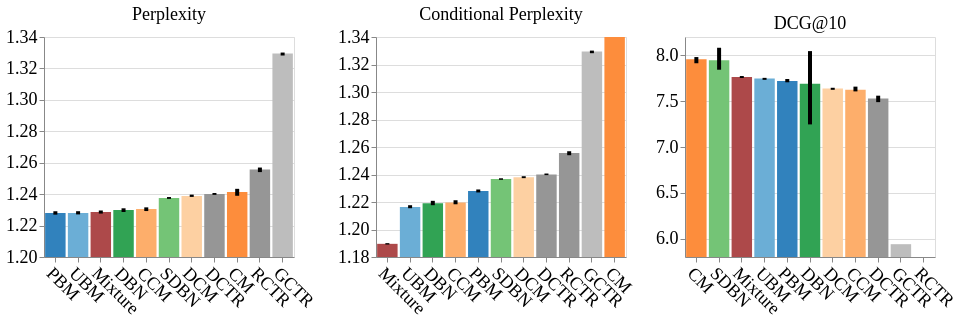

The code cell stored with this chart in its notebook:
### Code cell
chart = ppl_chart | cond_ppl_chart | dcg_chart
chart.save("4-baidu-ultr-features.svg")
chart

### Figure 1 — Vega-Lite specification as saved in the notebook (floating-point values rounded to 4 significant figures)
{"config": {"title": {"font": "serif", "fontWeight": "normal", "fontSize": 18}, "axis": {"titleFont": "serif", "titleFontWeight": "normal", "titleFontSize": 18, "labelFont": "serif", "labelFontWeight": "normal", "labelFontSize": 18}, "headerColumn": {"titleFont": "serif", "titleFontWeight": "normal", "titleFontSize": 18, "labelFont": "serif", "labelFontWeight": "normal", "labelFontSize": 18}, "headerRow": {"titleFont": "serif", "titleFontWeight": "normal", "titleFontSize": 18, "labelFont": "serif", "labelFontWeight": "normal", "labelFontSize": 18}, "legend": {"titleFont": "serif", "titleFontWeight": "normal", "titleFontSize": 18, "labelFont": "serif", "labelFontWeight": "normal", "labelFontSize": 18}, "text": {"font": "serif", "fontSize": 18}}, "hconcat": [{"layer": [{"mark": {"type": "bar"}, "encoding": {"color": {"field": "model", "legend": null, "scale": {"domain": ["Mixture", "PBM", "UBM", "DBN", "SDBN", "CM", "CCM", "DCM", "DCTR", "RCTR", "GCTR"], "range": ["#ad494a", "#3182bd", "#6baed6", "#31a354", "#74c476", "#fd8d3c", "#fdae6b", "#fdd0a2", "#969696", "#969696", "#bdbdbd"]}, "title": "Models", "type": "nominal"}, "x": {"axis": {"labelAngle": 45}, "field": "model", "sort": ["PBM", "UBM", "Mixture", "DBN", "CCM", "SDBN", "DCM", "DCTR", "CM", "RCTR", "GCTR"], "title": "", "type": "nominal"}, "y": {"aggregate": "mean", "field": "test_ppl", "scale": {"zero": false, "domain": [1.2, 1.34], "clamp": true}, "title": "", "type": "quantitative"}}, "title": "Perplexity"}, {"mark": {"type": "errorbar", "extent": "ci", "thickness": 4}, "encoding": {"x": {"field": "model", "sort": ["PBM", "UBM", "Mixture", "DBN", "CCM", "SDBN", "DCM", "DCTR", "CM", "RCTR", "GCTR"], "title": "", "type": "nominal"}, "y": {"field": "test_ppl", "scale": {"zero": false}, "title": "", "type": "quantitative"}}, "title": "Perplexity"}], "height": 220, "width": 250}, {"layer": [{"mark": {"type": "bar"}, "encoding": {"color": {"field": "model", "legend": null, "scale": {"domain": ["Mixture", "PBM", "UBM", "DBN", "SDBN", "CM", "CCM", "DCM", "DCTR", "RCTR", "GCTR"], "range": ["#ad494a", "#3182bd", "#6baed6", "#31a354", "#74c476", "#fd8d3c", "#fdae6b", "#fdd0a2", "#969696", "#969696", "#bdbdbd"]}, "title": "Models", "type": "nominal"}, "x": {"axis": {"labelAngle": 45}, "field": "model", "sort": ["Mixture", "UBM", "DBN", "CCM", "PBM", "SDBN", "DCM", "DCTR", "RCTR", "GCTR", "CM"], "title": "", "type": "nominal"}, "y": {"aggregate": "mean", "field": "test_cond_ppl", "scale": {"zero": false, "domain": [1.18, 1.34], "clamp": true}, "title": "", "type": "quantitative"}}, "title": "Conditional Perplexity"}, {"mark": {"type": "errorbar", "extent": "ci", "thickness": 4}, "encoding": {"x": {"field": "model", "sort": ["Mixture", "UBM", "DBN", "CCM", "PBM", "SDBN", "DCM", "DCTR", "RCTR", "GCTR", "CM"], "title": "", "type": "nominal"}, "y": {"field": "test_cond_ppl", "scale": {"zero": false}, "title": "", "type": "quantitative"}}, "title": "Conditional Perplexity"}], "height": 220, "width": 250}, {"layer": [{"mark": {"type": "bar"}, "encoding": {"color": {"field": "model", "legend": null, "scale": {"domain": ["Mixture", "PBM", "UBM", "DBN", "SDBN", "CM", "CCM", "DCM", "DCTR", "RCTR", "GCTR"], "range": ["#ad494a", "#3182bd", "#6baed6", "#31a354", "#74c476", "#fd8d3c", "#fdae6b", "#fdd0a2", "#969696", "#969696", "#bdbdbd"]}, "title": "Models", "type": "nominal"}, "x": {"axis": {"labelAngle": 45}, "field": "model", "sort": ["CM", "SDBN", "Mixture", "UBM", "PBM", "DBN", "DCM", "CCM", "DCTR", "GCTR", "RCTR"], "title": "", "type": "nominal"}, "y": {"aggregate": "mean", "field": "test_dcg@10", "scale": {"zero": false, "domain": [5.8, 8.2], "clamp": true}, "title": "", "type": "quantitative"}}, "title": "DCG@10"}, {"mark": {"type": "errorbar", "extent": "ci", "thickness": 4}, "encoding": {"x": {"field": "model", "sort": ["CM", "SDBN", "Mixture", "UBM", "PBM", "DBN", "DCM", "CCM", "DCTR", "GCTR", "RCTR"], "title": "", "type": "nominal"}, "y": {"field": "test_dcg@10", "scale": {"zero": false}, "title": "", "type": "quantitative"}}, "title": "DCG@10"}], "height": 220, "width": 250}], "data": {"name": "data-0b8b8f4387e654eda923806194368de3"}, "$schema": "https://vega.github.io/schema/vega-lite/v5.20.1.json", "datasets": {"data-0b8b8f4387e654eda923806194368de3": [{"model": "Mixture", "test_loss": 1.708, "test_ll": -0.1864, "test_ppl": 1.228, "test_cond_ppl": 1.189, "train_time_s": 1710.0, "test_dcg@10": null, "test_dcg@5": null, "test_dcg@3": null, "test_dcg@1": null, "test_mrr@10": null, "train_time_min": 28.5}, {"model": "Mixture", "test_loss": null, "test_ll": null, "test_ppl": null, "test_cond_ppl": null, "train_time_s": null, "test_dcg@10": 7.774, "test_dcg@5": 5.063, "test_dcg@3": 3.668, "test_dcg@1": 1.715, "test_mrr@10": 0.6247, "train_time_min": null}, {"model": "Mixture", "test_loss": 1.711, "test_ll": -0.1871, "test_ppl": 1.229, "test_cond_ppl": 1.19, "train_time_s": 1632.0, "test_dcg@10": null, "test_dcg@5": null, "test_dcg@3": null, "test_dcg@1": null, "test_mrr@10": null, "train_time_min": 27.21}, {"model": "Mixture", "test_loss": null, "test_ll": null, "test_ppl": null, "test_cond_ppl": null, "train_time_s": null, "test_dcg@10": 7.753, "test_dcg@5": 5.059, "test_dcg@3": 3.648, "test_dcg@1": 1.724, "test_mrr@10": 0.6265, "train_time_min": null}, {"model": "Mixture", "test_loss": 1.709, "test_ll": -0.1861, "test_ppl": 1.23, "test_cond_ppl": 1.19, "train_time_s": 1671.0, "test_dcg@10": null, "test_dcg@5": null, "test_dcg@3": null, "test_dcg@1": null, "test_mrr@10": null, "train_time_min": 27.85}, {"model": "Mixture", "test_loss": null, "test_ll": null, "test_ppl": null, "test_cond_ppl": null, "train_time_s": null, "test_dcg@10": 7.764, "test_dcg@5": 5.056, "test_dcg@3": 3.634, "test_dcg@1": 1.716, "test_mrr@10": 0.6238, "train_time_min": null}, {"model": "DBN", "test_loss": 0.2095, "test_ll": -0.2132, "test_ppl": 1.229, "test_cond_ppl": 1.218, "train_time_s": 684.3, "test_dcg@10": null, "test_dcg@5": null, "test_dcg@3": null, "test_dcg@1": null, "test_mrr@10": null, "train_time_min": 11.41}, {"model": "DCM", "test_loss": null, "test_ll": null, "test_ppl": null, "test_cond_ppl": null, "train_time_s": null, "test_dcg@10": 7.624, "test_dcg@5": 4.986, "test_dcg@3": 3.642, "test_dcg@1": 1.735, "test_mrr@10": 0.6266, "train_time_min": null}, {"model": "SDBN", "test_loss": 0.2229, "test_ll": -0.2274, "test_ppl": 1.237, "test_cond_ppl": 1.236, "train_time_s": 496.7, "test_dcg@10": null, "test_dcg@5": null, "test_dcg@3": null, "test_dcg@1": null, "test_mrr@10": null, "train_time_min": 8.278}, {"model": "DBN", "test_loss": null, "test_ll": null, "test_ppl": null, "test_cond_ppl": null, "train_time_s": null, "test_dcg@10": 7.776, "test_dcg@5": 5.139, "test_dcg@3": 3.762, "test_dcg@1": 1.805, "test_mrr@10": 0.6144, "train_time_min": null}, {"model": "DCM", "test_loss": 0.2237, "test_ll": -0.2282, "test_ppl": 1.238, "test_cond_ppl": 1.237, "train_time_s": 556.6, "test_dcg@10": null, "test_dcg@5": null, "test_dcg@3": null, "test_dcg@1": null, "test_mrr@10": null, "train_time_min": 9.276}, {"model": "DCTR", "test_loss": null, "test_ll": null, "test_ppl": null, "test_cond_ppl": null, "train_time_s": null, "test_dcg@10": 7.538, "test_dcg@5": 4.944, "test_dcg@3": 3.604, "test_dcg@1": 1.722, "test_mrr@10": 0.6229, "train_time_min": null}, {"model": "CCM", "test_loss": 0.21, "test_ll": -0.2138, "test_ppl": 1.229, "test_cond_ppl": 1.218, "train_time_s": 694.8, "test_dcg@10": null, "test_dcg@5": null, "test_dcg@3": null, "test_dcg@1": null, "test_mrr@10": null, "train_time_min": 11.58}, {"model": "GCTR", "test_loss": 0.2889, "test_ll": -0.2927, "test_ppl": 1.328, "test_cond_ppl": 1.328, "train_time_s": 321.8, "test_dcg@10": null, "test_dcg@5": null, "test_dcg@3": null, "test_dcg@1": null, "test_mrr@10": null, "train_time_min": 5.363}, {"model": "CCM", "test_loss": null, "test_ll": null, "test_ppl": null, "test_cond_ppl": null, "train_time_s": null, "test_dcg@10": 7.659, "test_dcg@5": 5.021, "test_dcg@3": 3.647, "test_dcg@1": 1.73, "test_mrr@10": 0.6216, "train_time_min": null}, {"model": "PBM", "test_loss": null, "test_ll": null, "test_ppl": null, "test_cond_ppl": null, "train_time_s": null, "test_dcg@10": 7.706, "test_dcg@5": 5.012, "test_dcg@3": 3.626, "test_dcg@1": 1.703, "test_mrr@10": 0.6215, "train_time_min": null}, {"model": "CM", "test_loss": 0.6202, "test_ll": -0.6466, "test_ppl": 1.239, "test_cond_ppl": 1.874, "train_time_s": 623.4, "test_dcg@10": null, "test_dcg@5": null, "test_dcg@3": null, "test_dcg@1": null, "test_mrr@10": null, "train_time_min": 10.39}, {"model": "CM", "test_loss": null, "test_ll": null, "test_ppl": null, "test_cond_ppl": null, "train_time_s": null, "test_dcg@10": 7.981, "test_dcg@5": 5.233, "test_dcg@3": 3.813, "test_dcg@1": 1.816, "test_mrr@10": 0.6393, "train_time_min": null}, {"model": "SDBN", "test_loss": null, "test_ll": null, "test_ppl": null, "test_cond_ppl": null, "train_time_s": null, "test_dcg@10": 7.98, "test_dcg@5": 5.279, "test_dcg@3": 3.87, "test_dcg@1": 1.845, "test_mrr@10": 0.6261, "train_time_min": null}, {"model": "PBM", "test_loss": 0.217, "test_ll": -0.2215, "test_ppl": 1.227, "test_cond_ppl": 1.227, "train_time_s": 610.2, "test_dcg@10": null, "test_dcg@5": null, "test_dcg@3": null, "test_dcg@1": null, "test_mrr@10": null, "train_time_min": 10.17}, {"model": "UBM", "test_loss": 0.2082, "test_ll": -0.2121, "test_ppl": 1.227, "test_cond_ppl": 1.215, "train_time_s": 681.3, "test_dcg@10": null, "test_dcg@5": null, "test_dcg@3": null, "test_dcg@1": null, "test_mrr@10": null, "train_time_min": 11.36}, {"model": "DCTR", "test_loss": 0.2252, "test_ll": -0.2298, "test_ppl": 1.24, "test_cond_ppl": 1.24, "train_time_s": 610.5, "test_dcg@10": null, "test_dcg@5": null, "test_dcg@3": null, "test_dcg@1": null, "test_mrr@10": null, "train_time_min": 10.17}, {"model": "RCTR", "test_loss": 0.2388, "test_ll": -0.2436, "test_ppl": 1.254, "test_cond_ppl": 1.254, "train_time_s": 317.6, "test_dcg@10": null, "test_dcg@5": null, "test_dcg@3": null, "test_dcg@1": null, "test_mrr@10": null, "train_time_min": 5.293}, {"model": "UBM", "test_loss": null, "test_ll": null, "test_ppl": null, "test_cond_ppl": null, "train_time_s": null, "test_dcg@10": 7.752, "test_dcg@5": 5.05, "test_dcg@3": 3.668, "test_dcg@1": 1.724, "test_mrr@10": 0.6243, "train_time_min": null}, {"model": "GCTR", "test_loss": null, "test_ll": null, "test_ppl": null, "test_cond_ppl": null, "train_time_s": null, "test_dcg@10": 5.94, "test_dcg@5": 3.655, "test_dcg@3": 2.582, "test_dcg@1": 1.21, "test_mrr@10": 0.513, "train_time_min": null}, {"model": "DBN", "test_loss": 0.2096, "test_ll": -0.2135, "test_ppl": 1.23, "test_cond_ppl": 1.219, "train_time_s": 529.5, "test_dcg@10": null, "test_dcg@5": null, "test_dcg@3": null, "test_dcg@1": null, "test_mrr@10": null, "train_time_min": 8.825}, {"model": "DCM", "test_loss": null, "test_ll": null, "test_ppl": null, "test_cond_ppl": null, "train_time_s": null, "test_dcg@10": 7.644, "test_dcg@5": 5.015, "test_dcg@3": 3.657, "test_dcg@1": 1.733, "test_mrr@10": 0.6288, "train_time_min": null}, {"model": "SDBN", "test_loss": 0.2229, "test_ll": -0.2274, "test_ppl": 1.237, "test_cond_ppl": 1.237, "train_time_s": 605.7, "test_dcg@10": null, "test_dcg@5": null, "test_dcg@3": null, "test_dcg@1": null, "test_mrr@10": null, "train_time_min": 10.09}, {"model": "DBN", "test_loss": null, "test_ll": null, "test_ppl": null, "test_cond_ppl": null, "train_time_s": null, "test_dcg@10": 7.246, "test_dcg@5": 4.696, "test_dcg@3": 3.437, "test_dcg@1": 1.665, "test_mrr@10": 0.5809, "train_time_min": null}, {"model": "DCM", "test_loss": 0.2236, "test_ll": -0.2282, "test_ppl": 1.239, "test_cond_ppl": 1.238, "train_time_s": 582.1, "test_dcg@10": null, "test_dcg@5": null, "test_dcg@3": null, "test_dcg@1": null, "test_mrr@10": null, "train_time_min": 9.702}, {"model": "DCTR", "test_loss": null, "test_ll": null, "test_ppl": null, "test_cond_ppl": null, "train_time_s": null, "test_dcg@10": 7.489, "test_dcg@5": 4.892, "test_dcg@3": 3.559, "test_dcg@1": 1.684, "test_mrr@10": 0.6189, "train_time_min": null}, {"model": "CCM", "test_loss": 0.21, "test_ll": -0.2139, "test_ppl": 1.231, "test_cond_ppl": 1.219, "train_time_s": 533.5, "test_dcg@10": null, "test_dcg@5": null, "test_dcg@3": null, "test_dcg@1": null, "test_mrr@10": null, "train_time_min": 8.892}, {"model": "GCTR", "test_loss": 0.289, "test_ll": -0.293, "test_ppl": 1.33, "test_cond_ppl": 1.33, "train_time_s": 212.6, "test_dcg@10": null, "test_dcg@5": null, "test_dcg@3": null, "test_dcg@1": null, "test_mrr@10": null, "train_time_min": 3.543}, {"model": "CCM", "test_loss": null, "test_ll": null, "test_ppl": null, "test_cond_ppl": null, "train_time_s": null, "test_dcg@10": 7.611, "test_dcg@5": 4.957, "test_dcg@3": 3.589, "test_dcg@1": 1.695, "test_mrr@10": 0.6213, "train_time_min": null}, {"model": "PBM", "test_loss": null, "test_ll": null, "test_ppl": null, "test_cond_ppl": null, "train_time_s": null, "test_dcg@10": 7.742, "test_dcg@5": 5.055, "test_dcg@3": 3.649, "test_dcg@1": 1.721, "test_mrr@10": 0.624, "train_time_min": null}, {"model": "CM", "test_loss": 0.6185, "test_ll": -0.646, "test_ppl": 1.242, "test_cond_ppl": 1.881, "train_time_s": 559.3, "test_dcg@10": null, "test_dcg@5": null, "test_dcg@3": null, "test_dcg@1": null, "test_mrr@10": null, "train_time_min": 9.322}, {"model": "CM", "test_loss": null, "test_ll": null, "test_ppl": null, "test_cond_ppl": null, "train_time_s": null, "test_dcg@10": 7.914, "test_dcg@5": 5.18, "test_dcg@3": 3.767, "test_dcg@1": 1.8, "test_mrr@10": 0.6382, "train_time_min": null}, {"model": "SDBN", "test_loss": null, "test_ll": null, "test_ppl": null, "test_cond_ppl": null, "train_time_s": null, "test_dcg@10": 7.777, "test_dcg@5": 5.183, "test_dcg@3": 3.825, "test_dcg@1": 1.878, "test_mrr@10": 0.6216, "train_time_min": null}, {"model": "PBM", "test_loss": 0.2168, "test_ll": -0.2214, "test_ppl": 1.228, "test_cond_ppl": 1.228, "train_time_s": 548.9, "test_dcg@10": null, "test_dcg@5": null, "test_dcg@3": null, "test_dcg@1": null, "test_mrr@10": null, "train_time_min": 9.149}, {"model": "UBM", "test_loss": 0.208, "test_ll": -0.212, "test_ppl": 1.228, "test_cond_ppl": 1.216, "train_time_s": 625.5, "test_dcg@10": null, "test_dcg@5": null, "test_dcg@3": null, "test_dcg@1": null, "test_mrr@10": null, "train_time_min": 10.43}, {"model": "DCTR", "test_loss": 0.2252, "test_ll": -0.2299, "test_ppl": 1.24, "test_cond_ppl": 1.24, "train_time_s": 449.2, "test_dcg@10": null, "test_dcg@5": null, "test_dcg@3": null, "test_dcg@1": null, "test_mrr@10": null, "train_time_min": 7.486}, {"model": "RCTR", "test_loss": 0.2386, "test_ll": -0.2436, "test_ppl": 1.256, "test_cond_ppl": 1.256, "train_time_s": 211.9, "test_dcg@10": null, "test_dcg@5": null, "test_dcg@3": null, "test_dcg@1": null, "test_mrr@10": null, "train_time_min": 3.532}, {"model": "UBM", "test_loss": null, "test_ll": null, "test_ppl": null, "test_cond_ppl": null, "train_time_s": null, "test_dcg@10": 7.754, "test_dcg@5": 5.058, "test_dcg@3": 3.659, "test_dcg@1": 1.7, "test_mrr@10": 0.6233, "train_time_min": null}, {"model": "GCTR", "test_loss": null, "test_ll": null, "test_ppl": null, "test_cond_ppl": null, "train_time_s": null, "test_dcg@10": 5.94, "test_dcg@5": 3.655, "test_dcg@3": 2.582, "test_dcg@1": 1.21, "test_mrr@10": 0.513, "train_time_min": null}, {"model": "DBN", "test_loss": 0.2097, "test_ll": -0.2135, "test_ppl": 1.231, "test_cond_ppl": 1.221, "train_time_s": 556.1, "test_dcg@10": null, "test_dcg@5": null, "test_dcg@3": null, "test_dcg@1": null, "test_mrr@10": null, "train_time_min": 9.268}, {"model": "DCM", "test_loss": null, "test_ll": null, "test_ppl": null, "test_cond_ppl": null, "train_time_s": null, "test_dcg@10": 7.646, "test_dcg@5": 5.004, "test_dcg@3": 3.654, "test_dcg@1": 1.73, "test_mrr@10": 0.629, "train_time_min": null}, {"model": "SDBN", "test_loss": 0.2228, "test_ll": -0.2273, "test_ppl": 1.238, "test_cond_ppl": 1.237, "train_time_s": 540.4, "test_dcg@10": null, "test_dcg@5": null, "test_dcg@3": null, "test_dcg@1": null, "test_mrr@10": null, "train_time_min": 9.007}, {"model": "DBN", "test_loss": null, "test_ll": null, "test_ppl": null, "test_cond_ppl": null, "train_time_s": null, "test_dcg@10": 8.046, "test_dcg@5": 5.31, "test_dcg@3": 3.886, "test_dcg@1": 1.842, "test_mrr@10": 0.6292, "train_time_min": null}, {"model": "DCM", "test_loss": 0.2237, "test_ll": -0.2282, "test_ppl": 1.24, "test_cond_ppl": 1.239, "train_time_s": 621.4, "test_dcg@10": null, "test_dcg@5": null, "test_dcg@3": null, "test_dcg@1": null, "test_mrr@10": null, "train_time_min": 10.36}, {"model": "DCTR", "test_loss": null, "test_ll": null, "test_ppl": null, "test_cond_ppl": null, "train_time_s": null, "test_dcg@10": 7.56, "test_dcg@5": 4.952, "test_dcg@3": 3.612, "test_dcg@1": 1.723, "test_mrr@10": 0.6241, "train_time_min": null}, {"model": "CCM", "test_loss": 0.2101, "test_ll": -0.214, "test_ppl": 1.232, "test_cond_ppl": 1.221, "train_time_s": 686.5, "test_dcg@10": null, "test_dcg@5": null, "test_dcg@3": null, "test_dcg@1": null, "test_mrr@10": null, "train_time_min": 11.44}, {"model": "GCTR", "test_loss": 0.2889, "test_ll": -0.2928, "test_ppl": 1.33, "test_cond_ppl": 1.33, "train_time_s": 227.2, "test_dcg@10": null, "test_dcg@5": null, "test_dcg@3": null, "test_dcg@1": null, "test_mrr@10": null, "train_time_min": 3.787}, {"model": "CCM", "test_loss": null, "test_ll": null, "test_ppl": null, "test_cond_ppl": null, "train_time_s": null, "test_dcg@10": 7.607, "test_dcg@5": 4.955, "test_dcg@3": 3.598, "test_dcg@1": 1.709, "test_mrr@10": 0.6204, "train_time_min": null}, {"model": "PBM", "test_loss": null, "test_ll": null, "test_ppl": null, "test_cond_ppl": null, "train_time_s": null, "test_dcg@10": 7.71, "test_dcg@5": 5.019, "test_dcg@3": 3.621, "test_dcg@1": 1.71, "test_mrr@10": 0.6199, "train_time_min": null}, {"model": "CM", "test_loss": 0.6202, "test_ll": -0.647, "test_ppl": 1.243, "test_cond_ppl": 1.884, "train_time_s": 596.7, "test_dcg@10": null, "test_dcg@5": null, "test_dcg@3": null, "test_dcg@1": null, "test_mrr@10": null, "train_time_min": 9.945}, {"model": "CM", "test_loss": null, "test_ll": null, "test_ppl": null, "test_cond_ppl": null, "train_time_s": null, "test_dcg@10": 7.976, "test_dcg@5": 5.227, "test_dcg@3": 3.793, "test_dcg@1": 1.812, "test_mrr@10": 0.6392, "train_time_min": null}, {"model": "SDBN", "test_loss": null, "test_ll": null, "test_ppl": null, "test_cond_ppl": null, "train_time_s": null, "test_dcg@10": 8.083, "test_dcg@5": 5.339, "test_dcg@3": 3.93, "test_dcg@1": 1.882, "test_mrr@10": 0.6314, "train_time_min": null}, {"model": "PBM", "test_loss": 0.2173, "test_ll": -0.2218, "test_ppl": 1.229, "test_cond_ppl": 1.229, "train_time_s": 585.6, "test_dcg@10": null, "test_dcg@5": null, "test_dcg@3": null, "test_dcg@1": null, "test_mrr@10": null, "train_time_min": 9.76}, {"model": "UBM", "test_loss": 0.2083, "test_ll": -0.2123, "test_ppl": 1.229, "test_cond_ppl": 1.218, "train_time_s": 676.7, "test_dcg@10": null, "test_dcg@5": null, "test_dcg@3": null, "test_dcg@1": null, "test_mrr@10": null, "train_time_min": 11.28}, {"model": "DCTR", "test_loss": 0.225, "test_ll": -0.2297, "test_ppl": 1.241, "test_cond_ppl": 1.241, "train_time_s": 587.7, "test_dcg@10": null, "test_dcg@5": null, "test_dcg@3": null, "test_dcg@1": null, "test_mrr@10": null, "train_time_min": 9.795}, {"model": "RCTR", "test_loss": 0.2389, "test_ll": -0.2438, "test_ppl": 1.257, "test_cond_ppl": 1.257, "train_time_s": 228.0, "test_dcg@10": null, "test_dcg@5": null, "test_dcg@3": null, "test_dcg@1": null, "test_mrr@10": null, "train_time_min": 3.8}, {"model": "UBM", "test_loss": null, "test_ll": null, "test_ppl": null, "test_cond_ppl": null, "train_time_s": null, "test_dcg@10": 7.733, "test_dcg@5": 5.031, "test_dcg@3": 3.626, "test_dcg@1": 1.714, "test_mrr@10": 0.6239, "train_time_min": null}, {"model": "GCTR", "test_loss": null, "test_ll": null, "test_ppl": null, "test_cond_ppl": null, "train_time_s": null, "test_dcg@10": 5.94, "test_dcg@5": 3.655, "test_dcg@3": 2.582, "test_dcg@1": 1.21, "test_mrr@10": 0.513, "train_time_min": null}]}}
